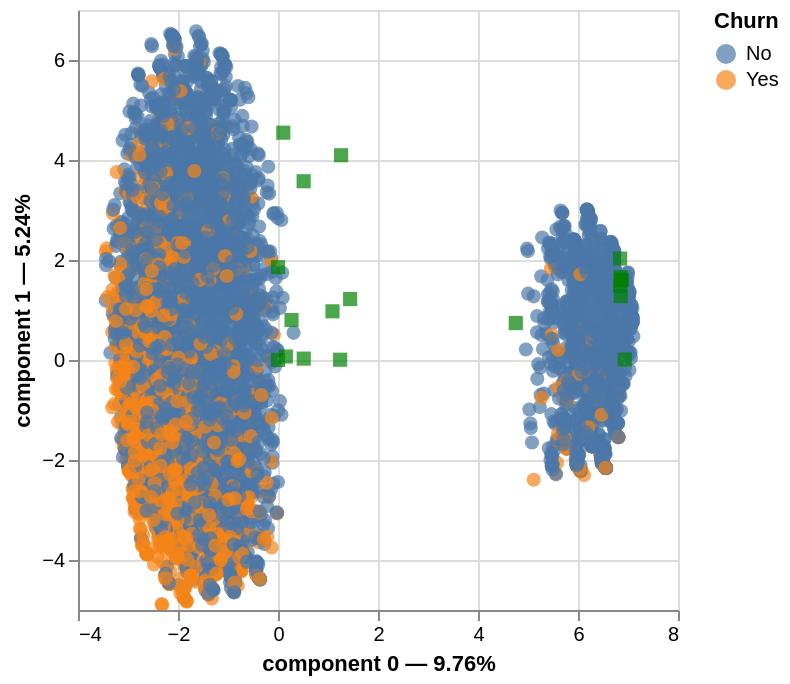

Source (notebook cell):
### Code cell
import prince

famd = prince.FAMD(
    n_components=2,
    n_iter=3,
    rescale_with_mean=True,
    rescale_with_std=True,
    copy=True,
    check_input=True,
    random_state=42,
    engine="sklearn", 
    handle_unknown="error",  # same parameter as sklearn.preprocessing.OneHotEncoder
)

X_features = df.drop(columns=['Churn', 'customerID'])

famd = famd.fit(X_features)

df_for_plot = df.set_index('Churn')
famd.plot(df_for_plot, x_component=0, y_component=1, color_rows_by='Churn')

### Figure 1 — Vega specification as saved in the notebook (floating-point values rounded to 4 significant figures; data arrays with more than 128 entries replaced by an {"elided": "..."} marker saying what was removed)
{"$schema": "https://vega.github.io/schema/vega/v5.json", "data": [{"name": "param_1_store"}, {"name": "source_0", "values": {"elided": "7032 records"}}, {"name": "source_1", "values": [{"component 0": 4.755, "component 1": 0.7382, "variable": "MonthlyCharges"}, {"component 0": 1.262, "component 1": 4.095, "variable": "TotalCharges"}, {"component 0": 0.513, "component 1": 3.575, "variable": "Contract"}, {"component 0": 0.2705, "component 1": 0.7996, "variable": "Dependents"}, {"component 0": 6.842, "component 1": 2.029, "variable": "DeviceProtection"}, {"component 0": 6.936, "component 1": 0.009602, "variable": "InternetService"}, {"component 0": 1.09, "component 1": 0.9736, "variable": "MultipleLines"}, {"component 0": 6.842, "component 1": 1.483, "variable": "OnlineBackup"}, {"component 0": 6.856, "component 1": 1.278, "variable": "OnlineSecurity"}, {"component 0": 1.243, "component 1": 0.005286, "variable": "PaperlessBilling"}, {"component 0": 1.057e-05, "component 1": 1.857, "variable": "Partner"}, {"component 0": 1.443, "component 1": 1.219, "variable": "PaymentMethod"}, {"component 0": 0.1576, "component 1": 0.07005, "variable": "PhoneService"}, {"component 0": 0.515, "component 1": 0.02789, "variable": "SeniorCitizen"}, {"component 0": 6.87, "component 1": 1.609, "variable": "StreamingMovies"}, {"component 0": 6.87, "component 1": 1.594, "variable": "StreamingTV"}, {"component 0": 6.851, "component 1": 1.659, "variable": "TechSupport"}, {"component 0": 0.0004718, "component 1": 0.0007804, "variable": "gender"}, {"component 0": 0.1055, "component 1": 4.546, "variable": "tenure"}]}, {"name": "source_0_color_domain_Churn", "values": [{"Churn": "No"}, {"Churn": "Yes"}]}], "signals": [{"name": "unit", "value": {}, "on": [{"events": "pointermove", "update": "isTuple(group()) ? group() : unit"}]}, {"name": "param_1", "update": "vlSelectionResolve(\"param_1_store\", \"union\")"}, {"name": "param_1_component_0", "on": [{"events": [{"source": "view", "type": "dblclick"}], "update": "null"}, {"events": {"signal": "param_1_translate_delta"}, "update": "panLinear(param_1_translate_anchor.extent_x, -param_1_translate_delta.x / width)"}, {"events": {"signal": "param_1_zoom_delta"}, "update": "zoomLinear(domain(\"x\"), param_1_zoom_anchor.x, param_1_zoom_delta)"}]}, {"name": "param_1_component_1", "on": [{"events": [{"source": "view", "type": "dblclick"}], "update": "null"}, {"events": {"signal": "param_1_translate_delta"}, "update": "panLinear(param_1_translate_anchor.extent_y, param_1_translate_delta.y / height)"}, {"events": {"signal": "param_1_zoom_delta"}, "update": "zoomLinear(domain(\"y\"), param_1_zoom_anchor.y, param_1_zoom_delta)"}]}, {"name": "param_1_tuple", "on": [{"events": [{"signal": "param_1_component_0 || param_1_component_1"}], "update": "param_1_component_0 && param_1_component_1 ? {unit: \"view_1\", fields: param_1_tuple_fields, values: [param_1_component_0,param_1_component_1]} : null"}]}, {"name": "param_1_tuple_fields", "value": [{"field": "component 0", "channel": "x", "type": "R"}, {"field": "component 1", "channel": "y", "type": "R"}]}, {"name": "param_1_translate_anchor", "value": {}, "on": [{"events": [{"source": "scope", "type": "pointerdown"}], "update": "{x: x(unit), y: y(unit), extent_x: domain(\"x\"), extent_y: domain(\"y\")}"}]}, {"name": "param_1_translate_delta", "value": {}, "on": [{"events": [{"source": "window", "between": [{"source": "scope", "type": "pointerdown"}, {"source": "window", "type": "pointerup"}], "consume": true, "type": "pointermove"}], "update": "{x: param_1_translate_anchor.x - x(unit), y: param_1_translate_anchor.y - y(unit)}"}]}, {"name": "param_1_zoom_anchor", "on": [{"events": [{"source": "scope", "consume": true, "type": "wheel"}], "update": "{x: invert(\"x\", x(unit)), y: invert(\"y\", y(unit))}"}]}, {"name": "param_1_zoom_delta", "on": [{"events": [{"source": "scope", "type": "wheel", "consume": true}], "update": "pow(1.001, event.deltaY * pow(16, event.deltaMode))", "force": true}]}, {"name": "param_1_modify", "on": [{"events": {"signal": "param_1_tuple"}, "update": "modify(\"param_1_store\", param_1_tuple, true)"}]}], "marks": [{"type": "symbol", "name": "view_1_marks", "from": {"data": "source_0"}, "encode": {"update": {"shape": {"value": "circle"}, "x": {"field": "component 0", "scale": "x"}, "size": {"value": 50}, "fill": {"field": "Churn", "scale": "color"}, "y": {"field": "component 1", "scale": "y"}, "tooltip": {"signal": "{\"Churn\": isValid(datum[\"Churn\"]) ? datum[\"Churn\"] : \"\"+datum[\"Churn\"], \"component 0\": format(datum[\"component 0\"], \"\"), \"component 1\": format(datum[\"component 1\"], \"\")}"}, "opacity": {"value": 0.7}}}, "style": ["circle"], "interactive": true, "clip": true}, {"type": "symbol", "name": "layer_1_marks", "from": {"data": "source_1"}, "encode": {"update": {"fill": {"value": "green"}, "tooltip": {"signal": "{\"variable\": isValid(datum[\"variable\"]) ? datum[\"variable\"] : \"\"+datum[\"variable\"]}"}, "shape": {"value": "square"}, "opacity": {"value": 0.7}, "size": {"value": 50}, "x": {"field": "component 0", "scale": "x"}, "y": {"field": "component 1", "scale": "y"}}}, "interactive": true, "clip": true, "style": ["square"]}], "scales": [{"name": "x", "type": "linear", "domain": {"fields": [{"data": "source_0", "field": "component 0"}, {"data": "source_1", "field": "component 0"}]}, "range": [0, {"signal": "width"}], "nice": true, "domainRaw": {"signal": "param_1[\"component 0\"]"}, "zero": false}, {"name": "y", "type": "linear", "domain": {"fields": [{"data": "source_0", "field": "component 1"}, {"data": "source_1", "field": "component 1"}]}, "range": [{"signal": "height"}, 0], "domainRaw": {"signal": "param_1[\"component 1\"]"}, "zero": false, "nice": true}, {"name": "color", "type": "ordinal", "domain": {"data": "source_0_color_domain_Churn", "field": "Churn", "sort": true}, "range": "category"}], "axes": [{"scale": "x", "orient": "bottom", "ticks": false, "zindex": 0, "labels": false, "minExtent": 0, "aria": false, "tickCount": {"signal": "ceil(width/40)"}, "grid": true, "gridScale": "y", "domain": false, "maxExtent": 0}, {"scale": "y", "orient": "left", "grid": true, "tickCount": {"signal": "ceil(height/40)"}, "labels": false, "aria": false, "domain": false, "maxExtent": 0, "minExtent": 0, "gridScale": "x", "ticks": false, "zindex": 0}, {"scale": "x", "zindex": 0, "title": "component 0 — 9.76%", "tickCount": {"signal": "ceil(width/40)"}, "orient": "bottom", "grid": false, "labelOverlap": true, "labelFlush": true}, {"scale": "y", "orient": "left", "grid": false, "labelOverlap": true, "zindex": 0, "title": "component 1 — 5.24%", "tickCount": {"signal": "ceil(height/40)"}}], "height": 300, "style": "cell", "width": 300, "legends": [{"fill": "color", "symbolType": "circle", "title": "Churn", "encode": {"symbols": {"update": {"opacity": {"value": 0.7}}}}}], "padding": 5, "background": "white"}
